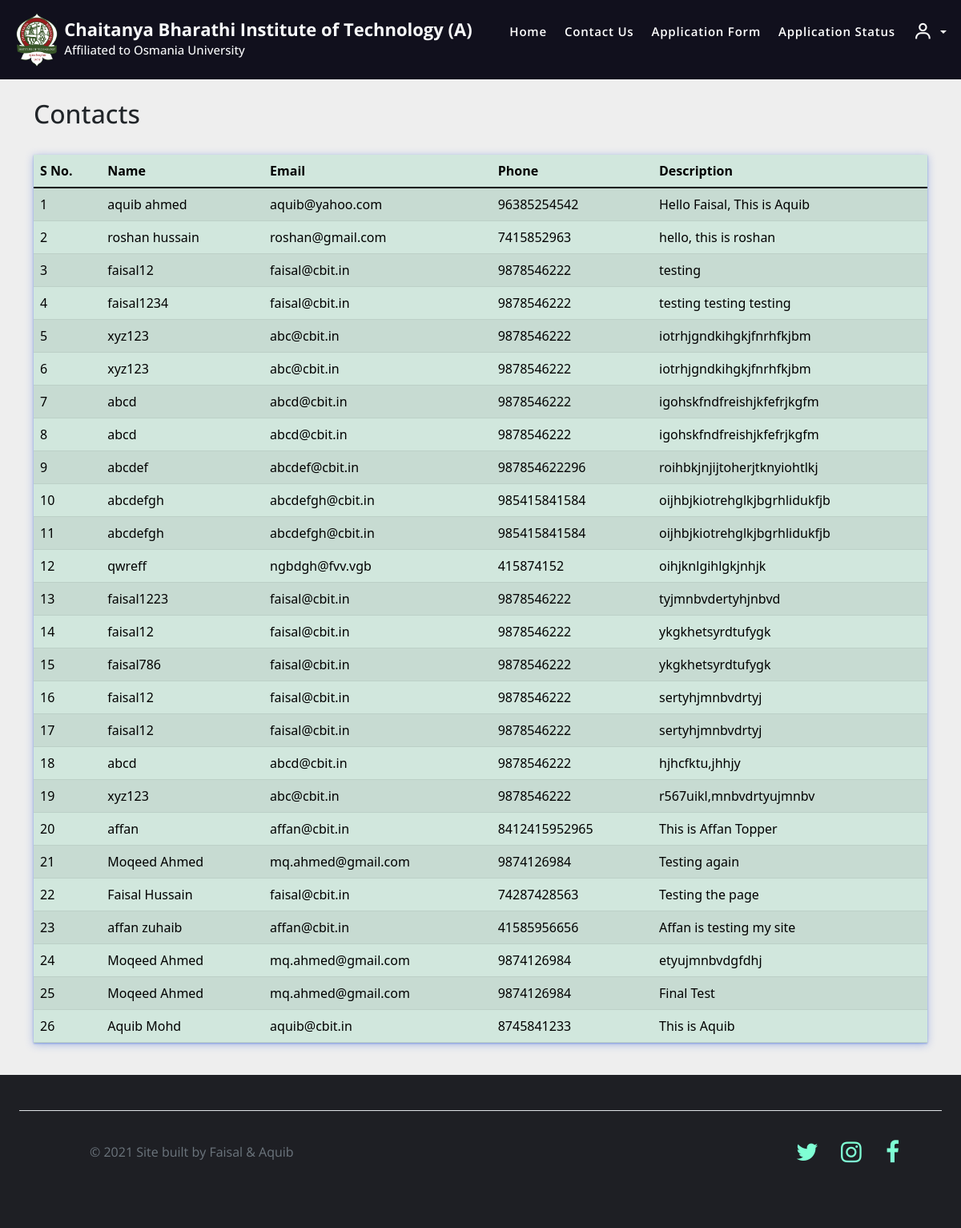
Screenshot of /contacts/ (signed in) with the database file from the repository.
### home/models.py (models this page shows, shortened)
class Contact(models.Model):
    name = models.CharField(max_length=122)
    email = models.CharField(max_length=122)
    phone = models.CharField(max_length=122)
    desc = models.TextField()
    date = models.DateField()

### home/views.py (the view)
# urls.py: path('contacts/', views.contacts, name='contacts'),
def contacts(request):
    if not request.user.is_superuser:
        return redirect("/sign_in")
    contacts = Contact.objects.all()
    return render(request, 'contacts.html', {"contacts":contacts})

### templates/contacts.html (shortened to what this page needs)
{% extends 'base.html' %}
{% block body %}
<div class="container">
    <h2 style="font-family: 'Open Sans', sans-serif;">Contacts</h2><br>
    <table class="table table-success table-striped" id="myTable" style="box-shadow:0 0.125rem 0.625rem rgba(63, 106, 216, 0.4), 0 0.0625rem 0.125rem rgba(63, 106, 216, 0.5)">
        <thead>
            <tr style="cursor:pointer">
                <th scope="col" onclick="sortTable(0);">S No.</th>
                <th scope="col" onclick="sortTable(1);">Name</th>
                <th scope="col" onclick="sortTable(2);">Email</th>
                <th scope="col" onclick="sortTable(3);">Phone</th>
                <th scope="col" onclick="sortTable(4);">Description</th>
            </tr>
        </thead>
        <tbody>
            {% for contact in contacts %}
            <tr>
                <td></td>
                <td>{{contact.name}}</td>
                <td>{{contact.email}}</td>
                <td>{{contact.phone}}</td>
                <td>{{contact.desc}}</td>
            </tr>
            {% endfor %}
        </tbody>
    </table>
</div>
<br>
{% endblock body %}

### templates/base.html (style rules this page uses)
html { scroll-behavior: smooth; }
body { min-height: 100vh; padding: auto; overflow: visible; overflow-x: hidden; background-color: #eee; }

### templates/contacts.html (style rules this page uses)
body { counter-reset: Serial; }
table { border-collapse: collapse; }
tbody tr td:first-child:before { counter-increment: Serial; content: counter(Serial); }

### rows the page displays
Contact: name "aquib ahmed", email "aquib@yahoo.com", phone "96385254542", desc "Hello Faisal, This is Aquib"
Contact: name "roshan hussain", email "roshan@gmail.com", phone "7415852963", desc "hello, this is roshan"
Contact: name "faisal12", email "faisal@cbit.in", phone "9878546222", desc "testing"
Contact: name "faisal1234", email "faisal@cbit.in", phone "9878546222", desc "testing testing testing"
Contact: name "xyz123", email "abc@cbit.in", phone "9878546222", desc "iotrhjgndkihgkjfnrhfkjbm"
Contact: name "xyz123", email "abc@cbit.in", phone "9878546222", desc "iotrhjgndkihgkjfnrhfkjbm"
Contact: name "abcd", email "abcd@cbit.in", phone "9878546222", desc "igohskfndfreishjkfefrjkgfm"
Contact: name "abcd", email "abcd@cbit.in", phone "9878546222", desc "igohskfndfreishjkfefrjkgfm"
Contact: name "abcdef", email "abcdef@cbit.in", phone "987854622296", desc "roihbkjnjijtoherjtknyiohtlkj"
Contact: name "abcdefgh", email "abcdefgh@cbit.in", phone "985415841584", desc "oijhbjkiotrehglkjbgrhlidukfjb"
Contact: name "abcdefgh", email "abcdefgh@cbit.in", phone "985415841584", desc "oijhbjkiotrehglkjbgrhlidukfjb"
Contact: name "qwreff", email "ngbdgh@fvv.vgb", phone "415874152", desc "oihjknlgihlgkjnhjk"
Contact: name "faisal1223", email "faisal@cbit.in", phone "9878546222", desc "tyjmnbvdertyhjnbvd"
Contact: name "faisal12", email "faisal@cbit.in", phone "9878546222", desc "ykgkhetsyrdtufygk"
Contact: name "faisal786", email "faisal@cbit.in", phone "9878546222", desc "ykgkhetsyrdtufygk"
Contact: name "faisal12", email "faisal@cbit.in", phone "9878546222", desc "sertyhjmnbvdrtyj"
Contact: name "faisal12", email "faisal@cbit.in", phone "9878546222", desc "sertyhjmnbvdrtyj"
Contact: name "abcd", email "abcd@cbit.in", phone "9878546222", desc "hjhcfktu,jhhjy"
Contact: name "xyz123", email "abc@cbit.in", phone "9878546222", desc "r567uikl,mnbvdrtyujmnbv"
Contact: name "affan", email "affan@cbit.in", phone "8412415952965", desc "This is Affan Topper"
Contact: name "Moqeed Ahmed", email "mq.ahmed@gmail.com", phone "9874126984", desc "Testing again"
Contact: name "Faisal Hussain", email "faisal@cbit.in", phone "74287428563", desc "Testing the page"
Contact: name "affan zuhaib", email "affan@cbit.in", phone "41585956656", desc "Affan is testing my site"
Contact: name "Moqeed Ahmed", email "mq.ahmed@gmail.com", phone "9874126984", desc "etyujmnbvdgfdhj"
Contact: name "Moqeed Ahmed", email "mq.ahmed@gmail.com", phone "9874126984", desc "Final Test"
Contact: name "Aquib Mohd", email "aquib@cbit.in", phone "8745841233", desc "This is Aquib"
